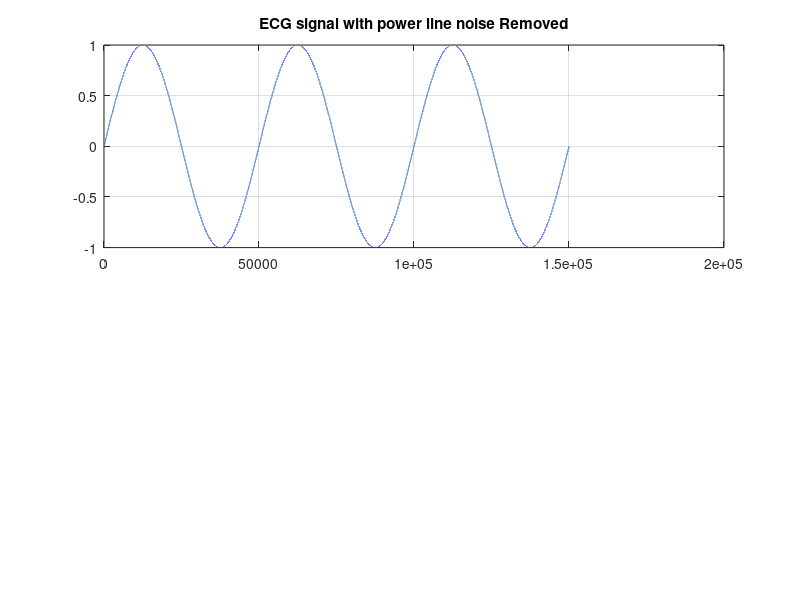

Here is the MATLAB script that generated this plot: (Note: this script raises an error after producing the figure.)
clear;
close all;
clc;

f2 = 1;
fs = 50000;
dur = 3.0;

n = fs * dur;
t = (1:n) / fs;
s = sin(2*pi*f2*t);
s = s./max(s);
subplot (2, 1, 1), plot (s), title ('ECG signal with power line noise Removed'), grid on


ecg = readtable('data8.csv').Var2;
ecg = ecg.';
ecg = ecg./max(ecg);
subplot (2, 1, 2), plot (ecg), title ('ECG signal with power line noise Removed'), grid on

sound(ecg, 5000);
pause(dur + 0.5);
audiowrite("ecg.wav",ecg, 512);

% t=linspace(0,1,44100);
% f=400;
% yleft=sin(t*2*pi*f);
% f=600;
% yright=sin(t*2*pi*f);
% y=zeros(44100*2,2);
% y(1:length(yleft),1)=yleft;
% y(length(yleft)+(1:length(yright)),2)=yright;
% % For visualization
% stackedplot(y,"DisplayLabels",["Left" "Right"])
% sound(y,44100)

